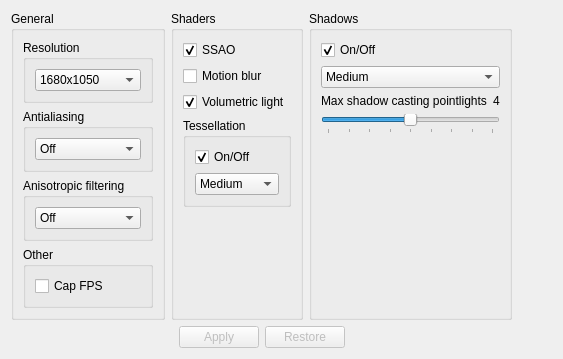
            <widget class="QWidget" name="Video">
             <attribute name="title">
              <string>Video</string>
             </attribute>
             <layout class="QHBoxLayout" name="horizontalLayout_28">
              <item>
               <layout class="QVBoxLayout" name="verticalLayout_20">
                <item>
                 <layout class="QHBoxLayout" name="horizontalLayout_2">
                  <item>
                   <widget class="QGroupBox" name="groupBox_2">
                    <property name="title">
                     <string>General</string>
                    </property>
                    <layout class="QVBoxLayout" name="verticalLayout_17">
                     <item>
                      <widget class="QGroupBox" name="groupBox_14">
                       <property name="title">
                        <string>Resolution</string>
                       </property>
                       <property name="flat">
                        <bool>false</bool>
                       </property>
                       <layout class="QVBoxLayout" name="verticalLayout_33">
                        <item>
                         <widget class="QComboBox" name="comboBox_4">
                          <item>
                           <property name="text">
                            <string>1680x1050</string>
                           </property>
                          </item>
                          <item>
                           <property name="text">
                            <string>1920x1080</string>
                           </property>
                          </item>
                          <item>
                           <property name="text">
                            <string>Auto</string>
                           </property>
                          </item>
                         </widget>
                        </item>
                       </layout>
                      </widget>
                     </item>
                     <item>
                      <widget class="QGroupBox" name="groupBox_15">
                       <property name="title">
                        <string>Antialiasing</string>
                       </property>
                       <property name="flat">
                        <bool>false</bool>
                       </property>
                       <layout class="QVBoxLayout" name="verticalLayout_45">
                        <item>
                         <widget class="QComboBox" name="comboBox_14">
                          <item>
                           <property name="text">
                            <string>Off</string>
                           </property>
                          </item>
                          <item>
                           <property name="text">
                            <string>2x</string>
                           </property>
                          </item>
                          <item>
                           <property name="text">
                            <string>4x</string>
                           </property>
                          </item>
                         </widget>
                        </item>
                       </layout>
                      </widget>
                     </item>
                     <item>
                      <widget class="QGroupBox" name="groupBox_25">
                       <property name="title">
                        <string>Anisotropic filtering</string>
                       </property>
                       <property name="flat">
                        <bool>false</bool>
                       </property>
                       <layout class="QVBoxLayout" name="verticalLayout_46">
                        <item>
                         <widget class="QComboBox" name="comboBox_15">
                          <item>
                           <property name="text">
                            <string>Off</string>
                           </property>
                          </item>
                          <item>
                           <property name="text">
                            <string>2x</string>
                           </property>
                          </item>
                          <item>
                           <property name="text">
                            <string>4x</string>
                           </property>
                          </item>
                         </widget>
                        </item>
                       </layout>
                      </widget>
                     </item>
                     <item>
                      <widget class="QGroupBox" name="groupBox_26">
                       <property name="title">
                        <string>Other</string>
                       </property>
                       <property name="flat">
                        <bool>false</bool>
                       </property>
                       <layout class="QVBoxLayout" name="verticalLayout_47">
                        <item>
                         <widget class="QCheckBox" name="checkBox_2">
                          <property name="text">
                           <string>Cap FPS</string>
                          </property>
                         </widget>
                        </item>
                       </layout>
                      </widget>
                     </item>
                    </layout>
                   </widget>
                  </item>
                  <item>
                   <widget class="QGroupBox" name="groupBox_3">
                    <property name="title">
                     <string>Shaders</string>
                    </property>
                    <layout class="QVBoxLayout" name="verticalLayout_18">
                     <item>
                      <widget class="QCheckBox" name="checkBox_26">
                       <property name="text">
                        <string>SSAO</string>
                       </property>
                       <property name="checked">
                        <bool>true</bool>
                       </property>
                      </widget>
                     </item>
                     <item>
                      <widget class="QCheckBox" name="checkBox_27">
                       <property name="text">
                        <string>Motion blur</string>
                       </property>
                       <property name="checked">
                        <bool>false</bool>
                       </property>
                      </widget>
                     </item>
                     <item>
                      <widget class="QCheckBox" name="checkBox_28">
                       <property name="text">
                        <string>Volumetric light</string>
                       </property>
                       <property name="checked">
                        <bool>true</bool>
                       </property>
                      </widget>
                     </item>
                     <item>
                      <widget class="QGroupBox" name="groupBox_27">
                       <property name="title">
                        <string>Tessellation</string>
                       </property>
                       <property name="flat">
                        <bool>false</bool>
                       </property>
                       <layout class="QVBoxLayout" name="verticalLayout_48">
                        <item>
                         <widget class="QCheckBox" name="checkBox_29">
                          <property name="text">
                           <string>On/Off</string>
                          </property>
                          <property name="checked">
                           <bool>true</bool>
                          </property>
                         </widget>
                        </item>
                        <item>
                         <widget class="QComboBox" name="comboBox_16">
                          <property name="currentIndex">
                           <number>1</number>
                          </property>
                          <item>
                           <property name="text">
                            <string>Low</string>
                           </property>
                          </item>
                          <item>
                           <property name="text">
                            <string>Medium</string>
                           </property>
                          </item>
                          <item>
                           <property name="text">
                            <string>High</string>
                           </property>
                          </item>
                         </widget>
                        </item>
                       </layout>
                      </widget>
                     </item>
                     <item>
                      <spacer name="verticalSpacer_6">
                       <property name="orientation">
                        <enum>Qt::Vertical</enum>
                       </property>
                       <property name="sizeHint" stdset="0">
                        <size>
                         <width>20</width>
                         <height>40</height>
                        </size>
                       </property>
                      </spacer>
                     </item>
                    </layout>
                   </widget>
                  </item>
                  <item>
                   <widget class="QGroupBox" name="groupBox_5">
                    <property name="title">
                     <string>Shadows</string>
                    </property>
                    <layout class="QVBoxLayout" name="verticalLayout_19">
                     <item>
                      <widget class="QCheckBox" name="checkBox_30">
                       <property name="text">
                        <string>On/Off</string>
                       </property>
                       <property name="checked">
                        <bool>true</bool>
                       </property>
                      </widget>
                     </item>
                     <item>
                      <widget class="QComboBox" name="comboBox_17">
                       <property name="currentIndex">
                        <number>1</number>
                       </property>
                       <item>
                        <property name="text">
                         <string>Low</string>
                        </property>
                       </item>
                       <item>
                        <property name="text">
                         <string>Medium</string>
                        </property>
                       </item>
                       <item>
                        <property name="text">
                         <string>High</string>
                        </property>
                       </item>
                      </widget>
                     </item>
                     <item>
                      <layout class="QHBoxLayout" name="horizontalLayout_27">
                       <item>
                        <widget class="QLabel" name="label_11">
                         <property name="text">
                          <string>Max shadow casting pointlights</string>
                         </property>
                        </widget>
                       </item>
                       <item>
                        <widget class="QLabel" name="label_12">
                         <property name="text">
                          <string>4</string>
                         </property>
                        </widget>
                       </item>
                      </layout>
                     </item>
                     <item>
                      <widget class="QSlider" name="horizontalSlider_5">
                       <property name="toolTip">
                        <string/>
                       </property>
                       <property name="maximum">
                        <number>8</number>
                       </property>
                       <property name="pageStep">
                        <number>1</number>
                       </property>
                       <property name="value">
                        <number>4</number>
                       </property>
                       <property name="orientation">
                        <enum>Qt::Horizontal</enum>
                       </property>
                       <property name="invertedAppearance">
                        <bool>false</bool>
                       </property>
                       <property name="invertedControls">
                        <bool>false</bool>
                       </property>
                       <property name="tickPosition">
                        <enum>QSlider::TicksBelow</enum>
                       </property>
                       <property name="tickInterval">
                        <number>1</number>
                       </property>
                      </widget>
                     </item>
                     <item>
                      <spacer name="verticalSpacer_21">
                       <property name="orientation">
                        <enum>Qt::Vertical</enum>
                       </property>
                       <property name="sizeHint" stdset="0">
                        <size>
                         <width>20</width>
                         <height>40</height>
                        </size>
                       </property>
                      </spacer>
                     </item>
                    </layout>
                   </widget>
                  </item>
                 </layout>
                </item>
                <item>
                 <layout class="QHBoxLayout" name="horizontalLayout_3">
                  <item>
                   <spacer name="horizontalSpacer_4">
                    <property name="orientation">
                     <enum>Qt::Horizontal</enum>
                    </property>
                    <property name="sizeHint" stdset="0">
                     <size>
                      <width>40</width>
                      <height>20</height>
                     </size>
                    </property>
                   </spacer>
                  </item>
                  <item>
                   <widget class="QPushButton" name="pushButton_2">
                    <property name="enabled">
                     <bool>false</bool>
                    </property>
                    <property name="text">
                     <string>Apply</string>
                    </property>
                   </widget>
                  </item>
                  <item>
                   <widget class="QPushButton" name="pushButton_4">
                    <property name="enabled">
                     <bool>false</bool>
                    </property>
                    <property name="text">
                     <string>Restore</string>
                    </property>
                   </widget>
                  </item>
                  <item>
                   <spacer name="horizontalSpacer_3">
                    <property name="orientation">
                     <enum>Qt::Horizontal</enum>
                    </property>
                    <property name="sizeHint" stdset="0">
                     <size>
                      <width>40</width>
                      <height>20</height>
                     </size>
                    </property>
                   </spacer>
                  </item>
                 </layout>
                </item>
               </layout>
              </item>
              <item>
               <spacer name="horizontalSpacer_15">
                <property name="orientation">
                 <enum>Qt::Horizontal</enum>
                </property>
                <property name="sizeHint" stdset="0">
                 <size>
                  <width>40</width>
                  <height>20</height>
                 </size>
                </property>
               </spacer>
              </item>
             </layout>
            </widget>
